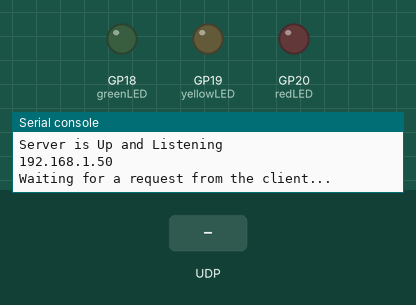
This program was run on a simulated Raspberry Pi Pico running MicroPython. Shown: output pins drawn as LEDs (lit = HIGH), the last lines printed to the serial console. The inputs (shaded band) are chosen by the test bench. WiFi joins after 1.5 s; values from a settings file that is not in the repository are placeholders.

Above: at 3.2 s.
3.3 s: UDP packet "green" arrives
At 4.5 s:
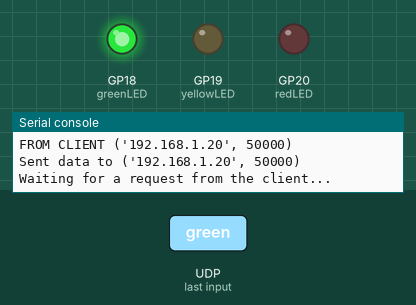
4.8 s: UDP packet "yellow" arrives
At 5.7 s:
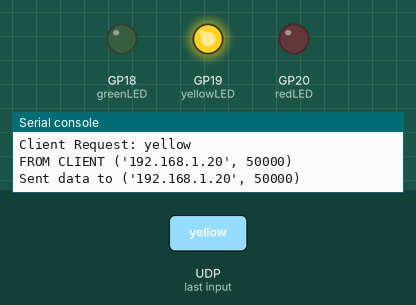
6.3 s: UDP packet "red" arrives
At 6.8 s:
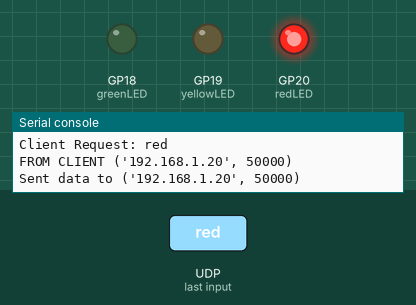
Timing chart, 0 to 9.3 s (numbered marks = the images above; inputs shaded):
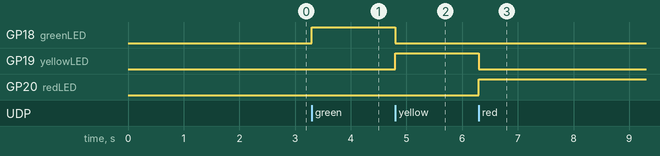

Measured:
- after the input at 3.3 s, GP18 (greenLED): LOW → HIGH at once
- after the input at 4.8 s, GP18 (greenLED): HIGH → LOW at once; GP19 (yellowLED): LOW → HIGH at once
- after the input at 6.3 s, GP19 (yellowLED): HIGH → LOW at once; GP20 (redLED): LOW → HIGH at once

The program:

PW_106_Client_Server.py
```python
'''
PW 106
add sectrets
pico program at bottom

The Pico is configures as the server, and  desktop pc or laptop is configures to be the client. Will be running python on  PC. The project requests the user on the PC to specify a desired color. The color is then sent to the Pico, the Server. Then the Pico sets that color to /‘ON/’. The pi pico is powered by a breadboard power bank, and there is no need for any connections to the pico.
'''
import network
import usocket as socket
import secrets
import time
import machine

greenLED=machine.Pin(18,machine.Pin.OUT)
yellowLED=machine.Pin(19,machine.Pin.OUT)
redLED=machine.Pin(20,machine.Pin.OUT)
# Set up WiFi connection
wlan = network.WLAN(network.STA_IF)
wlan.active(True)
print(secrets.SSID,secrets.PASSWORD)
wlan.connect(secrets.SSID,secrets.PASSWORD)

# Wait for connection
while not wlan.isconnected():
    time.sleep(1)
print("Connection Completed")
print('WiFi connected')
print(wlan.ifconfig())

# Set up UDP server
server_socket = socket.socket(socket.AF_INET, socket.SOCK_DGRAM)
server_socket.bind((wlan.ifconfig()[0], 12345))
print("Server is Up and Listening")
print(wlan.ifconfig()[0])

while True:
    print('Waiting for a request from the client...')
    # Receive request from client
    color, client_address = server_socket.recvfrom(1024)
    color=color.decode()
    print("Client Request:",color)
    print("FROM CLIENT",client_address)

    if (color=="green"):
        greenLED.on()
        yellowLED.off()
        redLED.off()
    if (color=="yellow"):
        greenLED.off()
        yellowLED.on()
        redLED.off()
    if (color=="red"):
        greenLED.off()
        yellowLED.off()
        redLED.on()
    if (color=="off"):
        greenLED.off()
        yellowLED.off()
        redLED.off()

    # Send data to  client
    data="LED "+color+" executed"
    server_socket.sendto(data.encode(), client_address)
    print(f'Sent data to {client_address}')

    # Optional: Pause for a short period to prevent overwhelming the client
    time.sleep(1)


    ###~~~~Client side for pico

# import socket
# import time

# # Set up UDP client
# client_socket = socket.socket(socket.AF_INET, socket.SOCK_DGRAM)
# server_address = ('192.168.88.71', 12345)  # Adjust IP address and port as needed

# while True:
#     # Send request to the  server
#     myColor=input("Please Input Your Color (Green, Yellow, Red, Off )")
#     myColor=myColor.lower()
#     client_socket.sendto(myColor.encode(), server_address)

#     # Receive data from the server
#     data, addr = client_socket.recvfrom(1024)
#     print('Received data:', data.decode())
```
